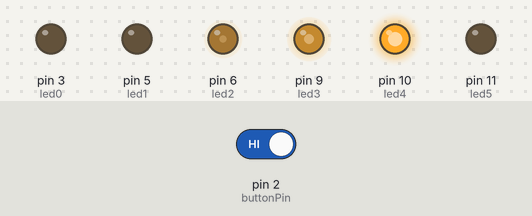
Bench run of a sketch on a simulated Arduino Uno, built with avr-gcc and run on an emulated ATmega328P. Shown: output pins drawn as LEDs (lit = HIGH). The inputs (shaded band) are chosen by the test bench; at power-on: pin 2 (buttonPin) HIGH.

Above: at 4.9 s.
8.9 s: pin 2 (buttonPin) driven LOW
At 12.0 s:
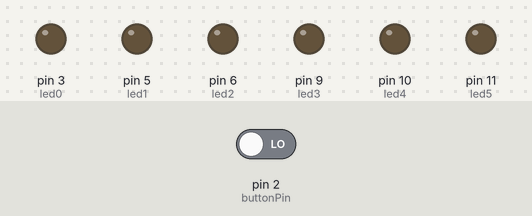
14.3 s: pin 2 (buttonPin) driven HIGH
At 14.3 s:
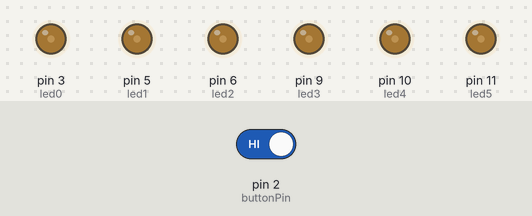
Timing chart, 0 to 25.3 s (numbered marks = the images above; inputs shaded):
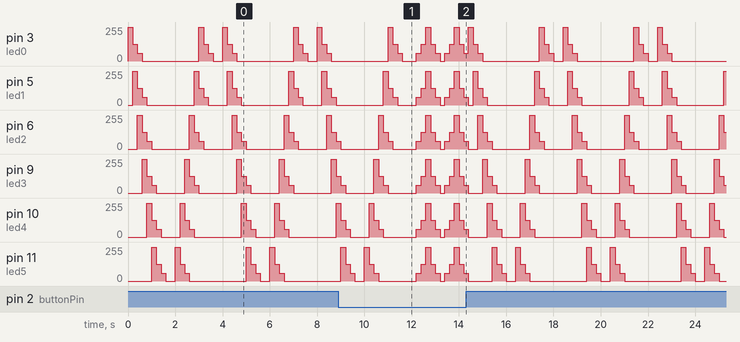

Measured:
- by itself, pin 6 (led2): repeats every 4.0 s: 255/255 0.20 s, 125/255 0.20 s, 60/255 0.20 s, 0/255 1.6 s, 255/255 0.20 s, 125/255 0.20 s, 60/255 0.20 s, 0/255 1.2 s
- by itself, pin 9 (led3): repeats every 4.0 s: 255/255 0.20 s, 125/255 0.20 s, 60/255 0.20 s, 0/255 1.2 s, 255/255 0.20 s, 125/255 0.20 s, 60/255 0.20 s, 0/255 1.6 s

The sketch:

EXERCICI_3.ino
```cpp
/****************************************************************
**                                                             **
**                           TÍTOL:                            **
**                         Fade LEDs                           **
**                                                             **
** NOM: PERE CASAFONT MALÉ                    DATA: 16/04/2021 **
****************************************************************/
//********** Includes *************************************************************
//********** Variables ************************************************************
const int led0 = 3;          // donar nom al pin 3 de l’Arduino
const int led1 = 5;          // donar nom al pin 5 de l’Arduino
const int led2 = 6;          // donar nom al pin 6 de l’Arduino
const int led3 = 9;          // donar nom al pin 9 de l’Arduino
const int led4 = 10;         // donar nom al pin 10 de l’Arduino
const int led5 = 11;         // donar nom al pin 11 de l’Arduino
const int buttonPin = 2;     // donar nom al pin 2 de l’Arduino
int TEMPS = 200;             // velocitat de l'acció en ms

//********** Setup ****************************************************************
void setup()
{
  pinMode(led0, OUTPUT);     // definir el pin 3 com una sortida
  pinMode(led1, OUTPUT);     // definir el pin 5 com una sortida
  pinMode(led2, OUTPUT);     // definir el pin 6 com una sortida
  pinMode(led3, OUTPUT);     // definir el pin 9 com una sortida
  pinMode(led4, OUTPUT);     // definir el pin 10 com una sortida
  pinMode(led5, OUTPUT);     // definir el pin 11 com una sortida
}

//********** Loop *****************************************************************
void loop()
{
    if (digitalRead(buttonPin) == 0)
{
  analogWrite(led0, 0);     // posar PWM del pin 3 a 0
  analogWrite(led1, 0);     // posar PWM del pin 5 a 0
  analogWrite(led2, 0);     // posar PWM del pin 6 a 0
  analogWrite(led3, 0);     // posar PWM del pin 9 a 0
  analogWrite(led4, 0);     // posar PWM del pin 10 a 0
  analogWrite(led5, 0);     // posar PWM del pin 11 a 0

  delay(TEMPS);          // es queden leds velocitat ms en aquest estat

  analogWrite(led0, 60);     // posar PWM del pin 3 a 60
  analogWrite(led1, 60);     // posar PWM del pin 5 a 60
  analogWrite(led2, 60);     // posar PWM del pin 6 a 60
  analogWrite(led3, 60);     // posar PWM del pin 9 a 60
  analogWrite(led4, 60);     // posar PWM del pin 10 a 60
  analogWrite(led5, 60);     // posar PWM del pin 11 a 60

  delay(TEMPS);          // es queden leds velocitat ms en aquest estat

  analogWrite(led0, 125);    // posar PWM del pin 3 a 125
  analogWrite(led1, 125);    // posar PWM del pin 5 a 125
  analogWrite(led2, 125);    // posar PWM del pin 6 a 125
  analogWrite(led3, 125);    // posar PWM del pin 9 a 125
  analogWrite(led4, 125);    // posar PWM del pin 10 a 125
  analogWrite(led5, 125);    // posar PWM del pin 11 a 125

  delay(TEMPS);          // es queden leds velocitat ms en aquest estat

  analogWrite(led0, 255);    // posar PWM del pin 3 a 255
  analogWrite(led1, 255);    // posar PWM del pin 5 a 255
  analogWrite(led2, 255);    // posar PWM del pin 6 a 255
  analogWrite(led3, 255);    // posar PWM del pin 9 a 255
  analogWrite(led4, 255);    // posar PWM del pin 10 a 255
  analogWrite(led5, 255);    // posar PWM del pin 11 a 255

  delay(TEMPS);          // es queden leds velocitat ms en aquest estat

  analogWrite(led0, 125);    // posar PWM del pin 3 a 125
  analogWrite(led1, 125);    // posar PWM del pin 5 a 125
  analogWrite(led2, 125);    // posar PWM del pin 6 a 125
  analogWrite(led3, 125);    // posar PWM del pin 9 a 125
  analogWrite(led4, 125);    // posar PWM del pin 10 a 125
  analogWrite(led5, 125);    // posar PWM del pin 11 a 125

  delay(TEMPS);          // es queden leds velocitat ms en aquest estat

  analogWrite(led0, 60);     // posar PWM del pin 3 a 60
  analogWrite(led1, 60);     // posar PWM del pin 5 a 60
  analogWrite(led2, 60);     // posar PWM del pin 6 a 60
  analogWrite(led3, 60);     // posar PWM del pin 9 a 60
  analogWrite(led4, 60);     // posar PWM del pin 10 a 60
  analogWrite(led5, 60);     // posar PWM del pin 11 a 60

  delay(TEMPS);          // es queden leds velocitat ms en aquest estat
}
  else
{

//1
  analogWrite(led0, 255);    // posar PWM del pin 3 a 255
  analogWrite(led1, 0);      // posar PWM del pin 5 a 0
  analogWrite(led2, 0);      // posar PWM del pin 6 a 0
  analogWrite(led3, 0);      // posar PWM del pin 9 a 0
  analogWrite(led4, 0);      // posar PWM del pin 10 a 0
  analogWrite(led5, 0);      // posar PWM del pin 11 a 0

  delay(TEMPS);          // es queden leds velocitat ms en aquest estat

//2
  analogWrite(led0, 125);    // posar PWM del pin 3 a 125
  analogWrite(led1, 255);    // posar PWM del pin 5 a 255
  analogWrite(led2, 0);      // posar PWM del pin 6 a 0
  analogWrite(led3, 0);      // posar PWM del pin 9 a 0
  analogWrite(led4, 0);      // posar PWM del pin 10 a 0
  analogWrite(led5, 0);      // posar PWM del pin 11 a 0

  delay(TEMPS);          // es queden leds velocitat ms en aquest estat

//3
  analogWrite(led0, 60);     // posar PWM del pin 3 a 60
  analogWrite(led1, 125);    // posar PWM del pin 5 a 125
  analogWrite(led2, 255);    // posar PWM del pin 6 a 255
  analogWrite(led3, 0);      // posar PWM del pin 9 a 0
  analogWrite(led4, 0);      // posar PWM del pin 10 a 0
  analogWrite(led5, 0);      // posar PWM del pin 11 a 0

  delay(TEMPS);          // es queden leds velocitat ms en aquest estat

//4
  analogWrite(led0, 0);      // posar PWM del pin 3 a 0
  analogWrite(led1, 60);     // posar PWM del pin 5 a 60
  analogWrite(led2, 125);    // posar PWM del pin 6 a 125
  analogWrite(led3, 255);    // posar PWM del pin 9 a 255
  analogWrite(led4, 0);      // posar PWM del pin 10 a 0
  analogWrite(led5, 0);      // posar PWM del pin 11 a 0

  delay(TEMPS);          // es queden leds velocitat ms en aquest estat

//5
  analogWrite(led0, 0);      // posar PWM del pin 3 a 0
  analogWrite(led1, 0);      // posar PWM del pin 5 a 0
  analogWrite(led2, 60);     // posar PWM del pin 6 a 60
  analogWrite(led3, 125);    // posar PWM del pin 9 a 125
  analogWrite(led4, 255);    // posar PWM del pin 10 a 255
  analogWrite(led5, 0);      // posar PWM del pin 11 a 0

  delay(TEMPS);          // es queden leds velocitat ms en aquest estat

//6
  analogWrite(led0, 0);      // posar PWM del pin 3 a 0
  analogWrite(led1, 0);      // posar PWM del pin 5 a 0
  analogWrite(led2, 0);      // posar PWM del pin 6 a 0
  analogWrite(led3, 60);     // posar PWM del pin 9 a 60
  analogWrite(led4, 125);    // posar PWM del pin 10 a 125
  analogWrite(led5, 255);    // posar PWM del pin 11 a 255

  delay(TEMPS);          // es queden leds velocitat ms en aquest estat

//7
  analogWrite(led0, 0);      // posar PWM del pin 3 a 0
  analogWrite(led1, 0);      // posar PWM del pin 5 a 0
  analogWrite(led2, 0);      // posar PWM del pin 6 a 0
  analogWrite(led3, 0);      // posar PWM del pin 9 a 0
  analogWrite(led4, 60);     // posar PWM del pin 10 a 60
  analogWrite(led5, 125);    // posar PWM del pin 11 a 125

  delay(TEMPS);          // es queden leds velocitat ms en aquest estat

//8
  analogWrite(led0, 0);      // posar PWM del pin 3 a 0
  analogWrite(led1, 0);      // posar PWM del pin 5 a 0
  analogWrite(led2, 0);      // posar PWM del pin 6 a 0
  analogWrite(led3, 0);      // posar PWM del pin 9 a 0
  analogWrite(led4, 0);      // posar PWM del pin 10 a 0
  analogWrite(led5, 60);     // posar PWM del pin 11 a 60

  delay(TEMPS);          // es queden leds velocitat ms en aquest estat

//9
  analogWrite(led0, 0);      // posar PWM del pin 3 a 0
  analogWrite(led1, 0);      // posar PWM del pin 5 a 0
  analogWrite(led2, 0);      // posar PWM del pin 6 a 0
  analogWrite(led3, 0);      // posar PWM del pin 9 a 0
  analogWrite(led4, 0);      // posar PWM del pin 10 a 0
  analogWrite(led5, 0);      // posar PWM del pin 11 a 0

  delay(TEMPS);          // es queden leds velocitat ms en aquest estat

//10
  analogWrite(led0, 0);      // posar PWM del pin 3 a 0
  analogWrite(led1, 0);      // posar PWM del pin 5 a 0
  analogWrite(led2, 0);      // posar PWM del pin 6 a 0
  analogWrite(led3, 0);      // posar PWM del pin 9 a 0
  analogWrite(led4, 0);      // posar PWM del pin 10 a 0
  analogWrite(led5, 0);      // posar PWM del pin 11 a 0

  delay(TEMPS);          // es queden leds velocitat ms en aquest estat

//11
  analogWrite(led0, 0);      // posar PWM del pin 3 a 0
  analogWrite(led1, 0);      // posar PWM del pin 5 a 0
  analogWrite(led2, 0);      // posar PWM del pin 6 a 0
  analogWrite(led3, 0);      // posar PWM del pin 9 a 0
  analogWrite(led4, 0);      // posar PWM del pin 10 a 0
  analogWrite(led5, 255);    // posar PWM del pin 11 a 255

  delay(TEMPS);          // es queden leds velocitat ms en aquest estat

//12
  analogWrite(led0, 0);      // posar PWM del pin 3 a 0
  analogWrite(led1, 0);      // posar PWM del pin 5 a 0
  analogWrite(led2, 0);      // posar PWM del pin 6 a 0
  analogWrite(led3, 0);      // posar PWM del pin 9 a 0
  analogWrite(led4, 255);    // posar PWM del pin 10 a 255
  analogWrite(led5, 125);    // posar PWM del pin 11 a 125

  delay(TEMPS);          // es queden leds velocitat ms en aquest estat

//13
  analogWrite(led0, 0);      // posar PWM del pin 3 a 0
  analogWrite(led1, 0);      // posar PWM del pin 5 a 0
  analogWrite(led2, 0);      // posar PWM del pin 6 a 0
  analogWrite(led3, 255);    // posar PWM del pin 9 a 255
  analogWrite(led4, 125);    // posar PWM del pin 10 a 125
  analogWrite(led5, 60);     // posar PWM del pin 11 a 60

  delay(TEMPS);          // es queden leds velocitat ms en aquest estat

//14
  analogWrite(led0, 0);      // posar PWM del pin 3 a 0
  analogWrite(led1, 0);      // posar PWM del pin 5 a 0
  analogWrite(led2, 255);    // posar PWM del pin 6 a 255
  analogWrite(led3, 125);    // posar PWM del pin 9 a 125
  analogWrite(led4, 60);     // posar PWM del pin 10 a 60
  analogWrite(led5, 0);      // posar PWM del pin 11 a 0

  delay(TEMPS);          // es queden leds velocitat ms en aquest estat

//15
  analogWrite(led0, 0);      // posar PWM del pin 3 a 0
  analogWrite(led1, 255);    // posar PWM del pin 5 a 25
  analogWrite(led2, 125);    // posar PWM del pin 6 a 125
  analogWrite(led3, 60);     // posar PWM del pin 9 a 60
  analogWrite(led4, 0);      // posar PWM del pin 10 a 0
  analogWrite(led5, 0);      // posar PWM del pin 11 a 0

  delay(TEMPS);          // es queden leds velocitat ms en aquest estat

//16
  analogWrite(led0, 255);    // posar PWM del pin 3 a 255
  analogWrite(led1, 125);    // posar PWM del pin 5 a 125
  analogWrite(led2, 60);     // posar PWM del pin 6 a 60
  analogWrite(led3, 0);      // posar PWM del pin 9 a 0
  analogWrite(led4, 0);      // posar PWM del pin 10 a 0
  analogWrite(led5, 0);      // posar PWM del pin 11 a 0

  delay(TEMPS);          // es queden leds velocitat ms en aquest estat

//17
  analogWrite(led0, 125);    // posar PWM del pin 3 a 125
  analogWrite(led1, 60);     // posar PWM del pin 5 a 60
  analogWrite(led2, 0);      // posar PWM del pin 6 a 0
  analogWrite(led3, 0);      // posar PWM del pin 9 a 0
  analogWrite(led4, 0);      // posar PWM del pin 10 a 0
  analogWrite(led5, 0);      // posar PWM del pin 11 a 0

  delay(TEMPS);          // es queden leds velocitat ms en aquest estat

//18
  analogWrite(led0, 60);     // posar PWM del pin 3 a 60
  analogWrite(led1, 0);      // posar PWM del pin 5 a 0
  analogWrite(led2, 0);      // posar PWM del pin 6 a 0
  analogWrite(led3, 0);      // posar PWM del pin 9 a 0
  analogWrite(led4, 0);      // posar PWM del pin 10 a 0
  analogWrite(led5, 0);      // posar PWM del pin 11 a 0

  delay(TEMPS);          // es queden leds velocitat ms en aquest estat

//19
  analogWrite(led0, 0);      // posar PWM del pin 3 a 0
  analogWrite(led1, 0);      // posar PWM del pin 5 a 0
  analogWrite(led2, 0);      // posar PWM del pin 6 a 0
  analogWrite(led3, 0);      // posar PWM del pin 9 a 0
  analogWrite(led4, 0);      // posar PWM del pin 10 a 0
  analogWrite(led5, 0);      // posar PWM del pin 11 a 0

  delay(TEMPS);          // es queden leds velocitat ms en aquest estat

//20
  analogWrite(led0, 0);      // posar PWM del pin 3 a 0
  analogWrite(led1, 0);      // posar PWM del pin 5 a 0
  analogWrite(led2, 0);      // posar PWM del pin 6 a 0
  analogWrite(led3, 0);      // posar PWM del pin 9 a 0
  analogWrite(led4, 0);      // posar PWM del pin 10 a 0
  analogWrite(led5, 0);      // posar PWM del pin 11 a 0

  delay(TEMPS);          // es queden leds velocitat ms en aquest estat
}
}

//********** Funcions *************************************************************
```
